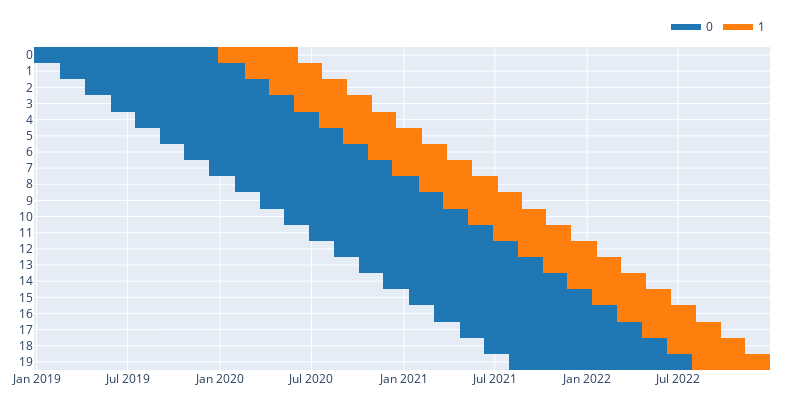

Write notebook code for a chart like this one.
### Markdown cell above
# walk-forward optimization

### Code cell
figure = price_old.vbt.rolling_split(n = 20,
                            window_len = 360,
                            set_lens = (108,),
                            left_to_right = False,
                            plot = True)
figure.update_layout(width = 800, height = 400)
figure.show()

### Figure 1 — Plotly figure (JSON) as saved in the notebook; plotly's stock layout.template omitted (floating-point values rounded to 4 significant figures; data arrays with more than 128 entries replaced by an {"elided": "..."} marker saying what was removed)
{"data": [{"colorscale": [[0, "#1f77b4"], [1, "#1f77b4"]], "hoverongaps": false, "name": "0", "showlegend": true, "showscale": false, "type": "heatmap", "uid": "d6e16715-f546-40c6-88be-50696df8758d", "x": {"elided": "1010 str values"}, "y": [19, 18, 17, 16, 15, 14, 13, 12, 11, 10, 9, 8, 7, 6, 5, 4, 3, 2, 1, 0], "z": {"elided": "20x1010 int values"}}, {"colorscale": [[0, "#ff7f0e"], [1, "#ff7f0e"]], "hoverongaps": false, "name": "1", "showlegend": true, "showscale": false, "type": "heatmap", "uid": "aa42e7d8-7a16-4365-9988-0e46ce206e41", "x": {"elided": "1010 str values"}, "y": [19, 18, 17, 16, 15, 14, 13, 12, 11, 10, 9, 8, 7, 6, 5, 4, 3, 2, 1, 0], "z": {"elided": "20x1010 int values"}}], "layout": {"height": 400, "legend": {"orientation": "h", "traceorder": "normal", "x": 1, "xanchor": "right", "y": 1.02, "yanchor": "bottom"}, "margin": {"b": 30, "l": 30, "r": 30, "t": 30}, "width": 800, "yaxis": {"type": "category"}}}
